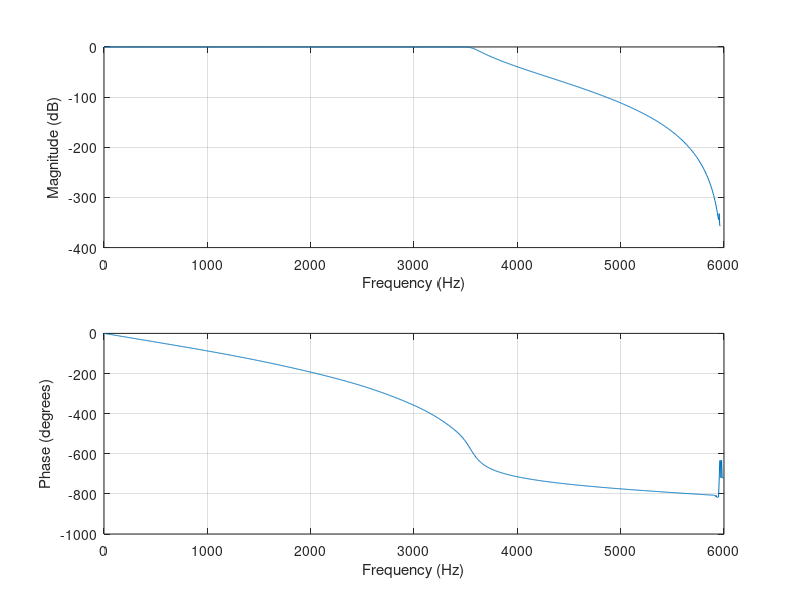

This figure's MATLAB source:
%   Author: Luke Canny 19339166
%   Date:   16/11/22
%   Description: This script generates the required plots for Part A of
%   Assignment 2 EE445 (Digital Signal Processing)
%

% Declaring inital variables
fsamp           = 12000;    % Sampling Frequency
fcut            = 3500;     % Cut-off Frequency
transitionBW    = 400;      % Transition Bandwidth
Astop           = 30;       % Stop band attenuation
dPass           = 0.1;      % Passband Ripple

% Applying cheb1ord function
Wp = fcut/(fsamp/2);
Ws = (fcut+transitionBW)/(fsamp/2);
Rp = dPass;
Rs = Astop;
[n,Wp] = cheb1ord(Wp,Ws,Rp,Rs);

% Applying cheby1 function
[b,a] = cheby1(n, Rp, Wp);

% Applying freqz function to plot Magnitude and Phase response.
freqz(b,a,1024,fsamp)